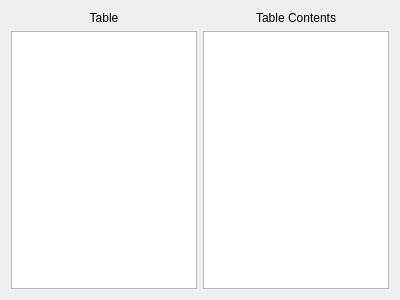
<?xml version="1.0" encoding="UTF-8"?>
<ui version="4.0">
 <class>tableEditWindow</class>
 <widget class="QWidget" name="tableEditWindow">
  <property name="geometry">
   <rect>
    <x>0</x>
    <y>0</y>
    <width>400</width>
    <height>300</height>
   </rect>
  </property>
  <property name="windowTitle">
   <string>Form</string>
  </property>
  <layout class="QGridLayout" name="gridLayout">
   <item row="0" column="1">
    <layout class="QVBoxLayout" name="verticalLayout_3">
     <item>
      <widget class="QLabel" name="label_3">
       <property name="text">
        <string>Table Contents</string>
       </property>
       <property name="alignment">
        <set>Qt::AlignCenter</set>
       </property>
      </widget>
     </item>
     <item>
      <widget class="QTextEdit" name="TableContentView">
       <property name="readOnly">
        <bool>true</bool>
       </property>
      </widget>
     </item>
    </layout>
   </item>
   <item row="0" column="0">
    <layout class="QVBoxLayout" name="verticalLayout_2">
     <item>
      <layout class="QVBoxLayout" name="verticalLayout">
       <item>
        <widget class="QLabel" name="label">
         <property name="text">
          <string>Table</string>
         </property>
         <property name="alignment">
          <set>Qt::AlignCenter</set>
         </property>
        </widget>
       </item>
       <item>
        <widget class="QListWidget" name="listWidget"/>
       </item>
      </layout>
     </item>
    </layout>
   </item>
  </layout>
 </widget>
 <resources/>
 <connections/>
</ui>
